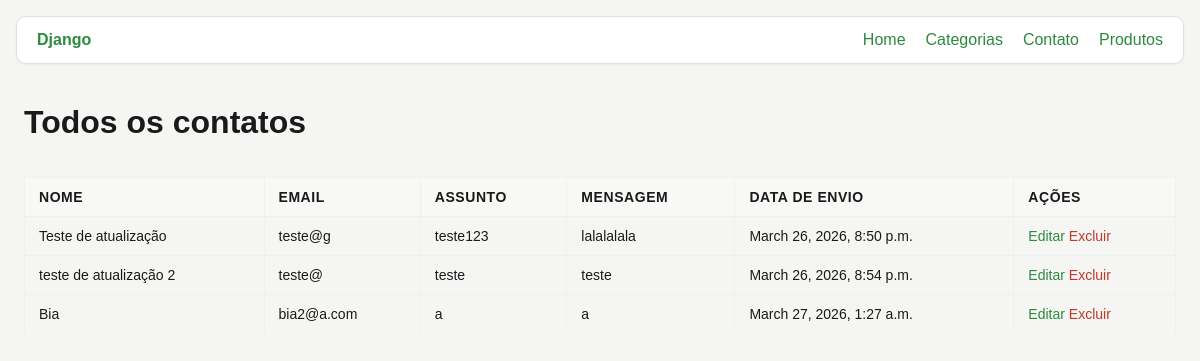
/listar-contatos, run on an earlier commit of the app's database.
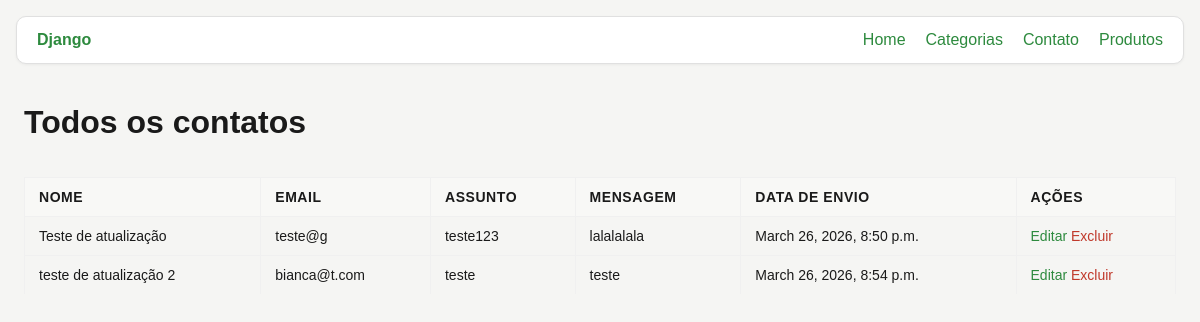
And on a later commit of the database.
### app/models.py (models this page shows, shortened)
class Contato(models.Model):
    nome = models.CharField(max_length=100)
    email = models.CharField(max_length=180)
    assunto = models.CharField(max_length=100)
    mensagem = models.TextField()
    data_envio = models.DateTimeField(auto_now_add=True)

### app/views.py (the view)
# urls.py: path('listar-contatos', views.listarContatos, name='listarcontatos'),
def listarContatos(request):
    _contatos = Contato.objects.all().values()
    return render(request, 'admin-contatos.html', {'contatos': _contatos})

### app/templates/admin-contatos.html (shortened to what this page needs)
{% extends 'template.html' %}
{% block conteudo %}
    <h1>Todos os contatos</h1>
    <br><br>
    <table>
        <thead>
            <tr>
                <td>Nome</td>
                <td>Email</td>
                <td>Assunto</td>
                <td>Mensagem</td>
                <td>Data de Envio</td>
                <td>Ações</td>
        </thead>
        {% for msg in contatos %}
            <tr>
                <td>{{ msg.nome }}</td>
                <td>{{ msg.email }}</td>
                <td>{{ msg.assunto }}</td>
                <td>{{ msg.mensagem }}</td>
                <td>{{ msg.data_envio }}</td>
                <td>
                    <a href="{% url 'editcontato' msg.id %}" class="edit">Editar</a>
                    <a href="{% url 'delcontato' msg.id %}" class="delete">Excluir</a>
                </td>
            </tr>
        {% endfor %}
    </table>
{% endblock %}

What changed in the data, as far as the page shows it:
removed Contato: nome "Bia", email "bia2@a.com", assunto "a", mensagem "a", data_envio "March 27, 2026, 1:27 a.m."
changed Contato "teste de atualização 2": email "teste@" → "bianca@t.com"
